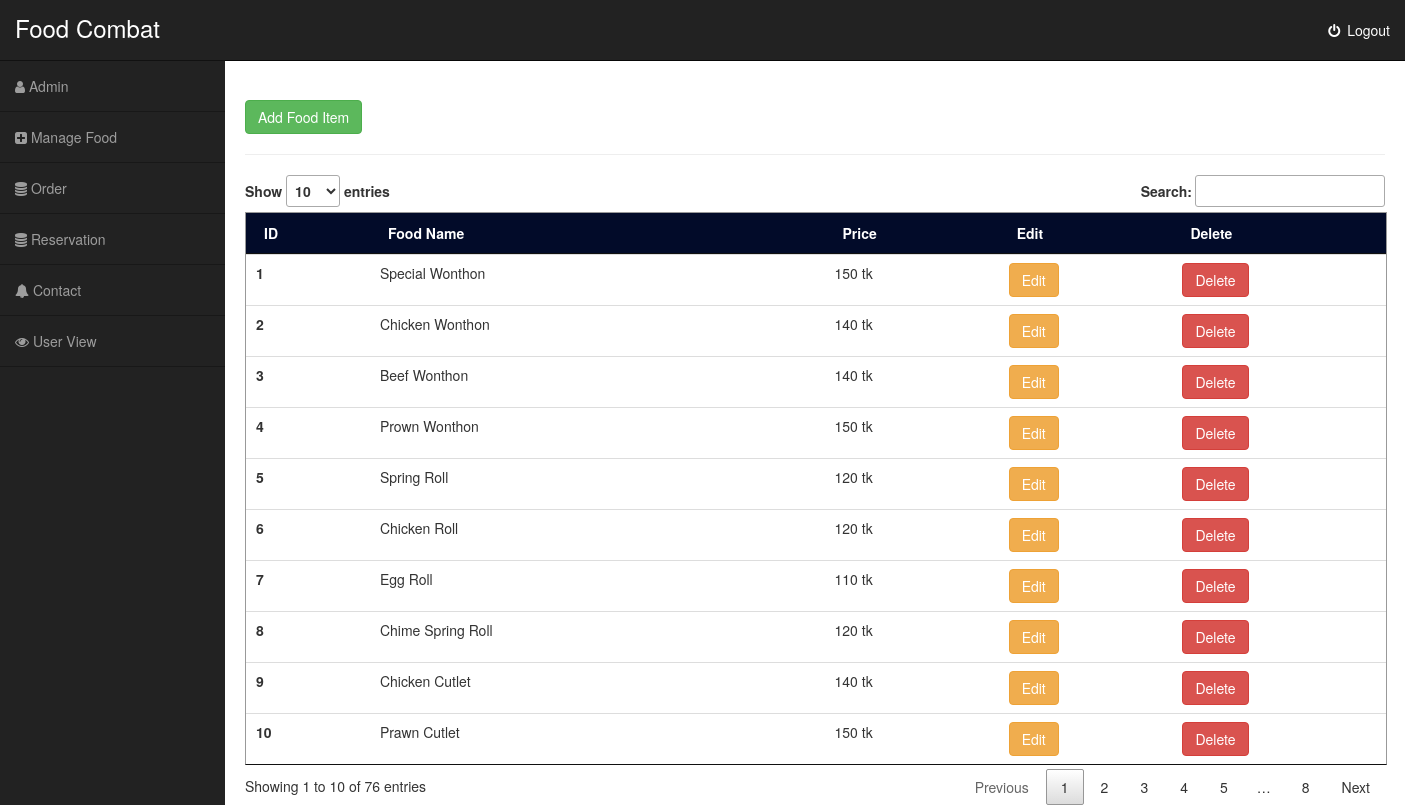
/index.php/admin_controller/food, run on the app's committed database.
### tables this page shows
CREATE TABLE `food_item` (
  `food_id` int(11) NOT NULL,
  `food_name` varchar(255) NOT NULL,
  `food_price` varchar(255) NOT NULL
);

### application/controllers/admin_controller.php (called while the page is built, shortened)
<?php
class admin_controller extends CI_Controller{
    public function food(){
        $data = array();
        $this->load->model('admin_model');
        $data['all_food']= $this->admin_model->fetch_food_data();
        $data['admin_content'] =  $this->load->view('admin_pages/food',$data,true);
        $this->load->view('dashboard',$data);
    }
}

### index.php (called while the page is built, shortened)
<?php
require_once BASEPATH.'core/CodeIgniter.php';

### application/models/admin_model.php (called while the page is built, shortened)
<?php
class admin_model extends CI_Model{
    public function fetch_food_data(){
        $this->db->select('*');
        $this->db->from('food_item');
        $query = $this->db->get();
        $food = $query->result();
        return $food;
    }
}

### application/views/admin_pages/food.php (the view)
<div class="container">
<div class="card">
  <div class="card-header">
    <a href="<?php base_url()?>add-food" class="btn btn-success">Add Food Item</a>
  </div>
  <hr>
  <div class="card-body">
    <table class="table table-dark" id="myTable">
        <thead class="thead">
            <tr>
            <th scope="col">ID</th>
            <th scope="col">Food Name</th>
            <th scope="col">Price</th>
            <th scope="col">Edit</th>
            <th scope="col">Delete</th>
            </tr>
        </thead>
        <tbody>
            <?php foreach($all_food as $row){?>
            <tr>
                    <th scope="row"><?php echo $row->food_id ; ?></th>
                    <td><?php echo $row->food_name ; ?></td>
                    <td><?php echo $row->food_price ; ?></td>
                    <td>
                        <a href="<?php echo base_url();?>edit-food-item/<?php echo $row->food_id; ?>" class="btn btn-warning">Edit</a>
                    </td>
                    <td>
                        <a href="<?php echo base_url();?>delete-food/<?php echo $row->food_id; ?>" class="btn btn-danger">Delete</a>
                    </td>
            </tr>
            <?php } ?>
        </tbody>
    </table>
  </div>
</div>
</div>

### asset/dashboard/style/style.css (style rules this page uses)
@media (min-width:768px) { body { margin-top: 50px; } }
.table { border: 1px solid #999; }
.table .thead { background-color: rgb(2, 11, 41); color: #fff; }
a { color: #7D7D7D; text-decoration: none; background-color: transparent; -webkit-text-decoration-skip: objects; }

### data on the page
food_item: food_id "1", food_name "Special Wonthon", food_price "150 tk"
food_item: food_id "2", food_name "Chicken Wonthon", food_price "140 tk"
food_item: food_id "3", food_name "Beef Wonthon", food_price "140 tk"
food_item: food_id "4", food_name "Prown Wonthon", food_price "150 tk"
food_item: food_id "5", food_name "Spring Roll", food_price "120 tk"
food_item: food_id "6", food_name "Chicken Roll", food_price "120 tk"
food_item: food_id "7", food_name "Egg Roll", food_price "110 tk"
food_item: food_id "8", food_name "Chime Spring Roll", food_price "120 tk"
food_item: food_id "9", food_name "Chicken Cutlet", food_price "140 tk"
food_item: food_id "10", food_name "Prawn Cutlet", food_price "150 tk"
